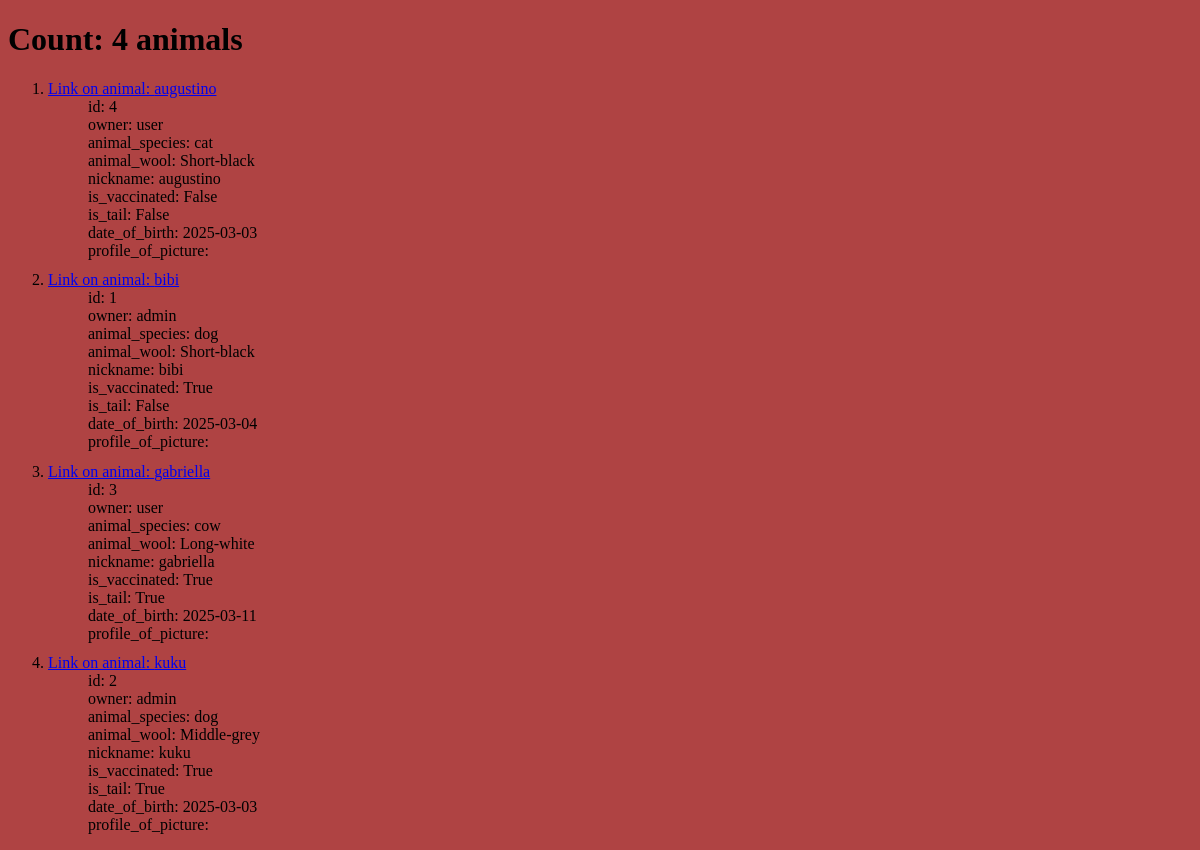
Page / (signed in) on the earlier database version.
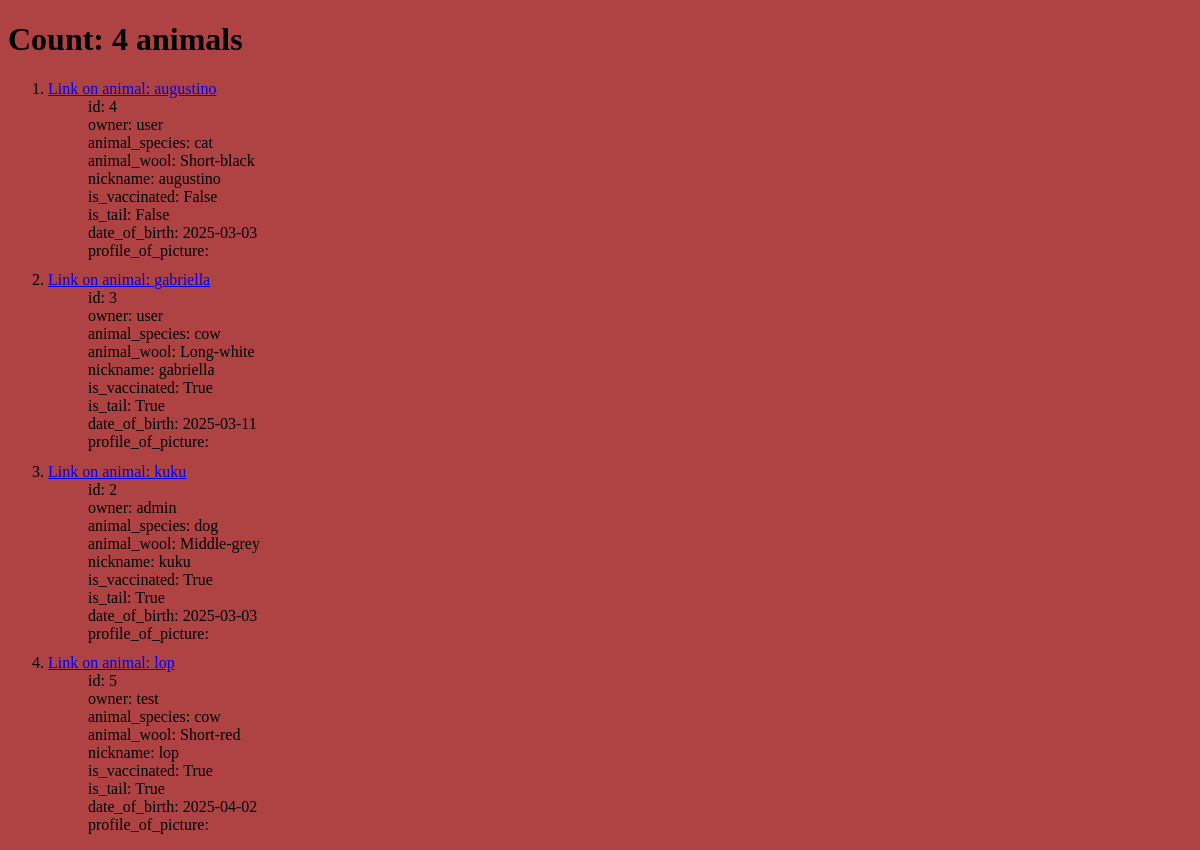
Same page on the later database version.
### animals/models.py (models this page shows, shortened)
class Animal(models.Model):
    owner = models.ForeignKey(User, blank=True, on_delete=models.DO_NOTHING, related_name='owner')
    animal_species = models.ForeignKey(AnimalSpecies, on_delete=models.DO_NOTHING, related_name='animal_species')
    animal_wool = models.ForeignKey(AnimalWool, on_delete=models.DO_NOTHING, related_name='animal_wool')
    nickname = models.CharField(max_length=150, blank=True, verbose_name='nickname')
    date_registration = models.DateTimeField(
        auto_now_add=True,
    )
    is_vaccinated = models.BooleanField(default=False, verbose_name='is_vaccinated')
    is_tail = models.BooleanField(default=False, verbose_name='is_tail')
    date_of_birth = models.DateField(null=True, blank=True, verbose_name='birthday')
    profile_of_picture = models.ImageField(upload_to='profile_pics/', null=True, blank=True)

class AnimalSpecies(models.Model):
    species = models.CharField(max_length=100, blank=True, verbose_name='species')
    def __str__(self):
        return self.species

class AnimalWool(models.Model):
    wool = models.IntegerField(choices=WoolLength.CHOICES, default=WoolLength.WITHOUT)
    color = models.CharField(max_length=50, verbose_name='color', blank=True)
    def __str__(self):
        return f"{self.get_wool_display()}{f'-{self.color}' if self.color else ''}"

### users/models.py (models this page shows, shortened)
class CustomUser(AbstractBaseUser, PermissionsMixin):
    nickname = models.CharField(max_length=100, unique=True, verbose_name='nickname')
    first_name = models.CharField(max_length=30, blank=True, verbose_name='first_name')
    last_name = models.CharField(max_length=100, blank=True)
    email = models.EmailField(unique=True, verbose_name='email')
    date_joined = models.DateTimeField(default=timezone.now, verbose_name='Date of registration')
    is_active = models.BooleanField(default=True)
    is_staff = models.BooleanField(default=False)
    objects = CustomUserManager()
    USERNAME_FIELD = 'nickname'
    REQUIRED_FIELDS = ['email']
    class Meta:
        verbose_name = 'user'
        verbose_name_plural = 'users'
        permissions = [
            ("can_view_profiles", "Can watch profiles another users"),
            ("can_edit_profiles", "Can edit profiles another users"),
        ]

### animals/views.py (the view)
# urls.py: path('', AnimalsList.as_view(), name='animals_list'),
class AnimalsList(LoggingMixin, SortingMixin, CountObjectsMixin, AnimalVisibilityMixin, ListView):
    model = Animal
    context_object_name = 'animals'
    template_name = 'animals/animals_list.html'
    def get_context_data(self, **kwargs):
        context = super().get_context_data(**kwargs)
        context["animals"] = [model_to_dict(animal) for animal in self.object_list]
        return context

### animals/mixins.py (called while the page is built)
    def dispatch(self, request, *args, **kwargs):
        logger.info(f"[{now()}] {request.method} {request.path} - {request.user.nickname}")
        return super().dispatch(request, *args, **kwargs)

    def get_queryset(self):
        user = self.request.user
        if user.is_superuser:
            return Animal.objects.all()
        if user.is_authenticated:
            return Animal.objects.filter(owner=user)

    def get_queryset(self):
        queryset = super().get_queryset()
        sort_field = self.request.GET.get('sort', self.default_sort_field)
        return queryset.order_by(sort_field)

    def get_context_data(self, **kwargs):
        context = super().get_context_data(**kwargs)
        context['object_count'] = self.get_queryset().count()
        return context

### animals/templatetags/custom_tags.py (called while the page is built)
@register.filter
def get_animal_info_by_key(item):
    key, value = item
    result_value = None
    if key == "owner":
        try:
            result_value = User.objects.get(id=value).nickname
        except User.DoesNotExist:
            result_value = "Unknown User"
    elif key == "animal_species":
        try:
            result_value = AnimalSpecies.objects.get(id=value)
        except AnimalSpecies.DoesNotExist:
            result_value = "Unknown AnimalSpecies"
    elif key == "animal_wool":
        try:
            result_value = AnimalWool.objects.get(id=value)
        except AnimalWool.DoesNotExist:
            result_value = "Unknown AnimalWool"
    if result_value is not None:
        return f"{key}: {result_value}"
    return f"{key}: {value}"

### animals/templates/animals/animals_list.html
{% extends 'animals/base.html' %}
{% load custom_tags %}
{% block content %}
    <h1>Count: {{ object_count }} animals</h1>
    <ol>
    {% for animal in animals %}
        <li>
        <a href="{% url 'animals_detail' animal.id %}">Link on animal: {{ animal.nickname }}</a>
            <ul class="about_animal">
                {% for item in animal.items %}
                    <li class="animal_items">{{ item|get_animal_info_by_key }}</li>
                {% endfor %}
            </ul>
        </li>
    {% endfor %}
    </ol>
{% endblock %}

### animals/templates/animals/base.html (shortened to what this page needs)
{% load static %}
<!DOCTYPE html>
<html lang="en">
<head>
<link rel="stylesheet" href="{% static 'animals/css/style.css' %}">
</head>
<body>
{% block content %}
{% endblock %}
</body>
</html>

### animals/static/animals/css/style.css (style rules this page uses)
body { background: #af4343; }
.about_animal { margin-bottom: 1%; }
.animal_items { list-style: none; }

Differences in the rows shown:
removed Animal: nickname "bibi"
added Animal: nickname "lop"
added CustomUser: animal "owner: test"
now on this page (row unchanged): AnimalWool: animal "animal_wool: Short-red"
Other differences:
new list line: "Link on animal: id: 5 nickname: lop is_vaccinated: True is_tail: True date_of_birth: 2025-04-02 profile_of_picture:"
new list line: "animal_species: cow"
list line gone: "Link on animal: id: 1 nickname: bibi is_vaccinated: True is_tail: False date_of_birth: 2025-03-04 profile_of_picture:"
list line gone: "owner: admin"
list line gone: "animal_species: dog"
list line gone: "animal_wool: Short-black"
